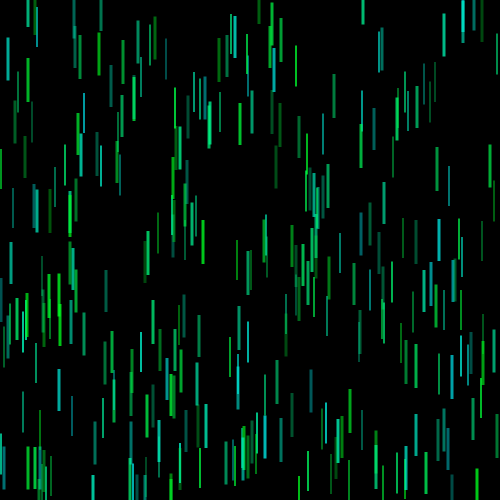
Frame 1 (no input)
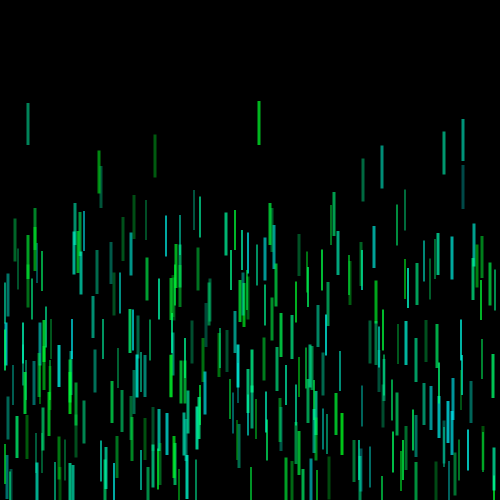
Frame 60 (the mouse pressed at the canvas centre just before this capture)
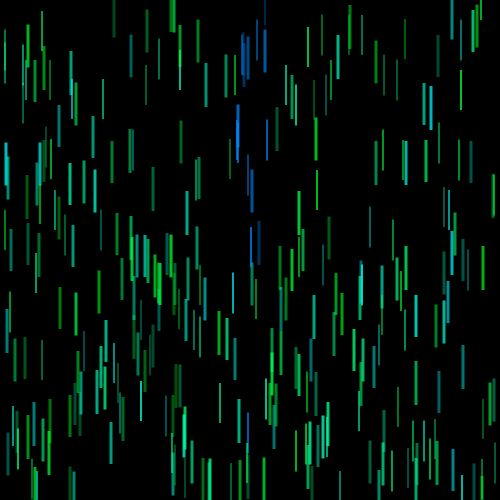
Frame 120 (the mouse held since frame 60 and released just before this capture)

The Processing sketch that drew these frames (run headless with seeded random() and noise(); from frame 60 on, the mouse is pressed at the canvas centre):

// Processing sketch: processing_105933
// ── processing_105933.pde

//declare variables
//array for 

int rain = 300;
int [] posX=new int [rain];//array for position x of the rain
int [] posY=new int [rain];//array for position y of the rain
int [] speedX=new int [rain];//array for speed x of the rain
int [] speedY=new int [rain];//array for speed yof the rain
int [] hue=new int [rain];//array for hue
int [] diameter = new int[rain]; //array for size

int paintColor = 20; //brush size for painting color


void setup() {
  size (500, 500);
  background(255);
  colorMode(HSB, 255);
  rectMode(CENTER);

//loop setting
  for (int i=0; i<rain; i++) {
    posX[i]=int(random(0, 500));
    posY[i]=int(random(0, 500));
    speedX[i]=int(random(0));
    speedY[i]=int(random(2, 6));
    diameter[i]=int(random(10, 15));
    hue[i]=int(random(90, 130));
  }
}


void draw() {
  background(0);
  //brush
  fill (255,255,255,0);
  ellipse(mouseX,mouseY,paintColor,paintColor);
  
  //rain drops
  for (int i=0; i<rain; i++) {
    posX[i]+=speedX[i];
    posY[i]+=speedY[i];
    noStroke();
    fill(hue[i], 255, 255, random(70, 200));
    rect(posX[i], posY[i], diameter[i]/4, diameter[i]+30);
  }
  //make it rain
  rain();
  paintColor();
}

//function for rainning
void rain () {
  for (int i=0; i<rain; i++) {
    if (posX[i]>width-diameter[i]/2) {
      speedX[i]=-speedX[i];
      posX[i]=width-diameter[i]/2;
    }
  }
  for (int i=0; i<rain; i++) {
    if (posX[i]<diameter[i]/2) {
      speedX[i]=-speedX[i];
      posX[i]=diameter[i]/2;
    }
  }
  for (int i=0; i<rain; i++) {
    if (posY[i]>width-diameter[i]/2) {
      speedY[i]=-speedY[i];
      posY[i]=width-diameter[i]/2;
    }
  }

  for (int i=0; i<rain; i++) {
    if (posY[i]<diameter[i]/2) {
      speedY[i]=-speedY[i];
      posY[i]=diameter[i]/2;
    }
  }
}

void keyPressed () {
  if (key==CODED) {
    if (keyCode==DOWN) {
      for (int i=0; i<rain; i++) {
        posY[i]=width; // make rain fall to bottom

      }
    }
  }
  if (key==CODED) {
    if (keyCode==UP) {
      for (int i=0; i<rain; i++) {
        fill (hue[i]+=20); 
        if (hue[i]>=255) {
          hue[i]=int (random(150, 190)); //change color of rain
        }
      }
    }
  }
  if (key==CODED) {
    if (keyCode==RIGHT) {
      for (int i=0; i<rain; i++) {
        diameter[i]+=5; //size of rain drop
      }
    }
  }
}

void paintColor(){
for (int i=0;i<rain;i++){
if (dist(mouseX,mouseY,posX[i],posY[i])<paintColor){
  hue[i]=147; //paint different color over rain

}
}
}
